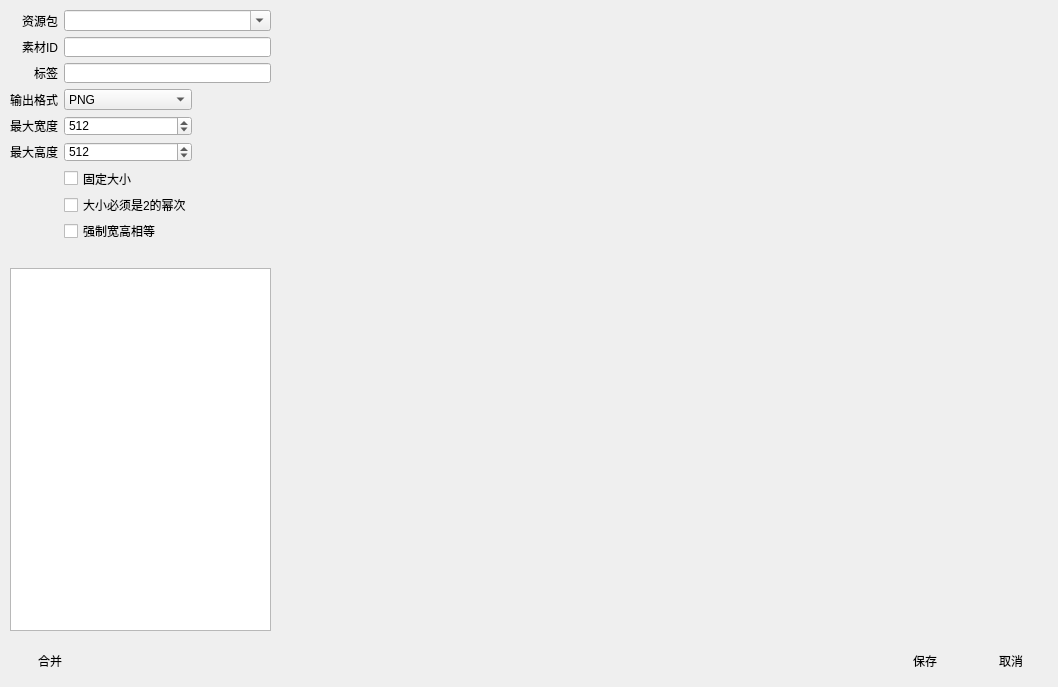
<?xml version="1.0" encoding="UTF-8"?>
<ui version="4.0">
 <class>MergeImageWindow</class>
 <widget class="QWidget" name="MergeImageWindow">
  <property name="geometry">
   <rect>
    <x>0</x>
    <y>0</y>
    <width>1058</width>
    <height>687</height>
   </rect>
  </property>
  <property name="windowTitle">
   <string>合并图片</string>
  </property>
  <property name="windowIcon">
   <iconset resource="../../Orion/Orion/orion.qrc">
    <normaloff>:/images/unique64.png</normaloff>:/images/unique64.png</iconset>
  </property>
  <widget class="QWidget" name="horizontalLayoutWidget_2">
   <property name="geometry">
    <rect>
     <x>10</x>
     <y>640</y>
     <width>1041</width>
     <height>42</height>
    </rect>
   </property>
   <layout class="QHBoxLayout" name="horizontalLayout_2">
    <item>
     <widget class="QPushButton" name="mergepushButton">
      <property name="text">
       <string>合并</string>
      </property>
      <property name="icon">
       <iconset resource="../../Orion/Orion/orion.qrc">
        <normaloff>:/images/project_save.png</normaloff>:/images/project_save.png</iconset>
      </property>
      <property name="iconSize">
       <size>
        <width>32</width>
        <height>32</height>
       </size>
      </property>
      <property name="flat">
       <bool>true</bool>
      </property>
     </widget>
    </item>
    <item>
     <widget class="QLabel" name="infolabel">
      <property name="sizePolicy">
       <sizepolicy hsizetype="Preferred" vsizetype="Preferred">
        <horstretch>1</horstretch>
        <verstretch>0</verstretch>
       </sizepolicy>
      </property>
      <property name="autoFillBackground">
       <bool>true</bool>
      </property>
      <property name="text">
       <string/>
      </property>
     </widget>
    </item>
    <item>
     <spacer name="horizontalSpacer_2">
      <property name="orientation">
       <enum>Qt::Horizontal</enum>
      </property>
      <property name="sizeHint" stdset="0">
       <size>
        <width>40</width>
        <height>20</height>
       </size>
      </property>
     </spacer>
    </item>
    <item>
     <widget class="QPushButton" name="savepushButton">
      <property name="text">
       <string>保存</string>
      </property>
      <property name="icon">
       <iconset resource="../../Orion/Orion/orion.qrc">
        <normaloff>:/images/ok.png</normaloff>:/images/ok.png</iconset>
      </property>
      <property name="iconSize">
       <size>
        <width>32</width>
        <height>32</height>
       </size>
      </property>
      <property name="flat">
       <bool>true</bool>
      </property>
     </widget>
    </item>
    <item>
     <widget class="QPushButton" name="cancelpushButton">
      <property name="text">
       <string>取消</string>
      </property>
      <property name="icon">
       <iconset resource="../../Orion/Orion/orion.qrc">
        <normaloff>:/images/cancel.png</normaloff>:/images/cancel.png</iconset>
      </property>
      <property name="iconSize">
       <size>
        <width>32</width>
        <height>32</height>
       </size>
      </property>
      <property name="flat">
       <bool>true</bool>
      </property>
     </widget>
    </item>
   </layout>
  </widget>
  <widget class="QWidget" name="layoutWidget">
   <property name="geometry">
    <rect>
     <x>10</x>
     <y>10</y>
     <width>261</width>
     <height>231</height>
    </rect>
   </property>
   <layout class="QGridLayout" name="gridLayout">
    <item row="6" column="1">
     <widget class="QCheckBox" name="fixedcheckBox">
      <property name="text">
       <string>固定大小</string>
      </property>
     </widget>
    </item>
    <item row="7" column="1">
     <widget class="QCheckBox" name="twocheckBox">
      <property name="text">
       <string>大小必须是2的幂次</string>
      </property>
     </widget>
    </item>
    <item row="1" column="0">
     <widget class="QLabel" name="label_5">
      <property name="text">
       <string>素材ID</string>
      </property>
      <property name="alignment">
       <set>Qt::AlignRight|Qt::AlignTrailing|Qt::AlignVCenter</set>
      </property>
     </widget>
    </item>
    <item row="5" column="1">
     <widget class="QSpinBox" name="heightspinBox">
      <property name="minimum">
       <number>1</number>
      </property>
      <property name="maximum">
       <number>4096</number>
      </property>
      <property name="value">
       <number>512</number>
      </property>
     </widget>
    </item>
    <item row="1" column="1" colspan="2">
     <widget class="QLineEdit" name="namelineEdit">
      <property name="sizePolicy">
       <sizepolicy hsizetype="Expanding" vsizetype="Fixed">
        <horstretch>1</horstretch>
        <verstretch>0</verstretch>
       </sizepolicy>
      </property>
      <property name="placeholderText">
       <string/>
      </property>
     </widget>
    </item>
    <item row="4" column="0">
     <widget class="QLabel" name="label_2">
      <property name="text">
       <string>最大宽度</string>
      </property>
     </widget>
    </item>
    <item row="3" column="0">
     <widget class="QLabel" name="label">
      <property name="text">
       <string>输出格式</string>
      </property>
     </widget>
    </item>
    <item row="5" column="0">
     <widget class="QLabel" name="label_3">
      <property name="text">
       <string>最大高度</string>
      </property>
     </widget>
    </item>
    <item row="4" column="1">
     <widget class="QSpinBox" name="widthspinBox">
      <property name="minimum">
       <number>1</number>
      </property>
      <property name="maximum">
       <number>4096</number>
      </property>
      <property name="value">
       <number>512</number>
      </property>
     </widget>
    </item>
    <item row="3" column="1">
     <widget class="QComboBox" name="typecomboBox">
      <property name="frame">
       <bool>true</bool>
      </property>
      <item>
       <property name="text">
        <string>PNG</string>
       </property>
      </item>
      <item>
       <property name="text">
        <string>JPG</string>
       </property>
      </item>
      <item>
       <property name="text">
        <string>BMP</string>
       </property>
      </item>
     </widget>
    </item>
    <item row="8" column="1">
     <widget class="QCheckBox" name="squarecheckBox">
      <property name="text">
       <string>强制宽高相等</string>
      </property>
     </widget>
    </item>
    <item row="0" column="0">
     <widget class="QLabel" name="label_4">
      <property name="text">
       <string>资源包</string>
      </property>
      <property name="alignment">
       <set>Qt::AlignRight|Qt::AlignTrailing|Qt::AlignVCenter</set>
      </property>
     </widget>
    </item>
    <item row="0" column="1" colspan="2">
     <widget class="QComboBox" name="pkgcomboBox">
      <property name="sizePolicy">
       <sizepolicy hsizetype="Preferred" vsizetype="Fixed">
        <horstretch>0</horstretch>
        <verstretch>0</verstretch>
       </sizepolicy>
      </property>
      <property name="minimumSize">
       <size>
        <width>150</width>
        <height>0</height>
       </size>
      </property>
      <property name="editable">
       <bool>true</bool>
      </property>
     </widget>
    </item>
    <item row="2" column="0">
     <widget class="QLabel" name="label_6">
      <property name="text">
       <string>标签</string>
      </property>
      <property name="alignment">
       <set>Qt::AlignRight|Qt::AlignTrailing|Qt::AlignVCenter</set>
      </property>
     </widget>
    </item>
    <item row="2" column="1" colspan="2">
     <widget class="QLineEdit" name="taglineEdit">
      <property name="sizePolicy">
       <sizepolicy hsizetype="Expanding" vsizetype="Fixed">
        <horstretch>1</horstretch>
        <verstretch>0</verstretch>
       </sizepolicy>
      </property>
     </widget>
    </item>
   </layout>
  </widget>
  <widget class="PictureWidget" name="previewwidget" native="true">
   <property name="geometry">
    <rect>
     <x>280</x>
     <y>10</y>
     <width>771</width>
     <height>621</height>
    </rect>
   </property>
  </widget>
  <widget class="QWidget" name="layoutWidget">
   <property name="geometry">
    <rect>
     <x>10</x>
     <y>240</y>
     <width>261</width>
     <height>391</height>
    </rect>
   </property>
   <layout class="QVBoxLayout" name="verticalLayout">
    <item>
     <layout class="QHBoxLayout" name="horizontalLayout">
      <item>
       <spacer name="horizontalSpacer">
        <property name="orientation">
         <enum>Qt::Horizontal</enum>
        </property>
        <property name="sizeHint" stdset="0">
         <size>
          <width>40</width>
          <height>20</height>
         </size>
        </property>
       </spacer>
      </item>
      <item>
       <widget class="QPushButton" name="sortpushButton">
        <property name="toolTip">
         <string>按名称排序</string>
        </property>
        <property name="text">
         <string/>
        </property>
        <property name="icon">
         <iconset resource="../../Orion/Orion/orion.qrc">
          <normaloff>:/images/gallery_category.png</normaloff>:/images/gallery_category.png</iconset>
        </property>
        <property name="flat">
         <bool>true</bool>
        </property>
       </widget>
      </item>
     </layout>
    </item>
    <item>
     <widget class="QListWidget" name="listWidget">
      <property name="editTriggers">
       <set>QAbstractItemView::NoEditTriggers</set>
      </property>
      <property name="dragEnabled">
       <bool>true</bool>
      </property>
      <property name="dragDropMode">
       <enum>QAbstractItemView::DragDrop</enum>
      </property>
      <property name="defaultDropAction">
       <enum>Qt::MoveAction</enum>
      </property>
      <property name="iconSize">
       <size>
        <width>64</width>
        <height>64</height>
       </size>
      </property>
     </widget>
    </item>
   </layout>
  </widget>
 </widget>
 <customwidgets>
  <customwidget>
   <class>PictureWidget</class>
   <extends>QWidget</extends>
   <header>picturewidget.h</header>
   <container>1</container>
  </customwidget>
 </customwidgets>
 <resources>
  <include location="../../Orion/Orion/orion.qrc"/>
  <include location="orion2.qrc"/>
 </resources>
 <connections/>
</ui>
